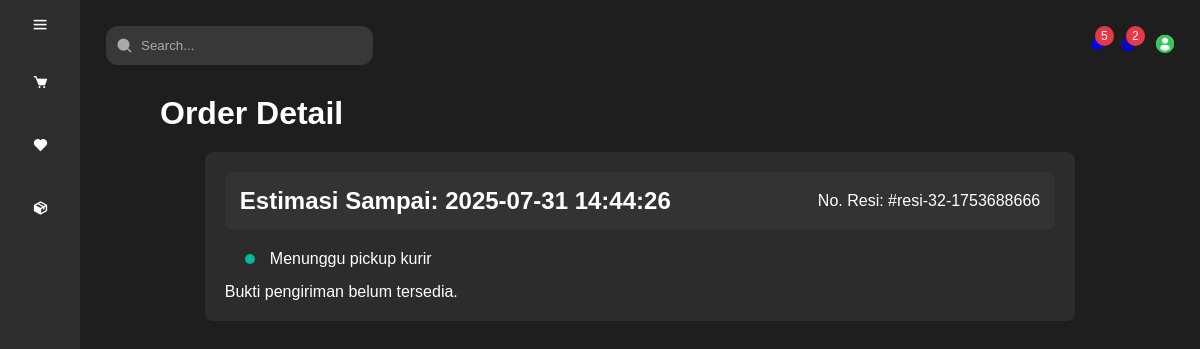
Screenshot of /pelanggan/myorder_detail.php?order_id=32 (signed in) with the database file from the repository.
### tables this page shows
CREATE TABLE `pengiriman` (
  `idPengiriman` int(11) NOT NULL,
  `order_id` int(11) NOT NULL,
  `id_kurir` int(11) NOT NULL,
  `status` enum('pending','completed','canceled','processing','shipped','delivered') NOT NULL,
  `waktuAwal_kirim` datetime NOT NULL,
  `live_location_item` text NOT NULL,
  `estimasi_sampai` datetime NOT NULL,
  `no_resi` varchar(50) NOT NULL
);

### pelanggan/myorder_detail.php (the view, shortened to what this page needs)
<?php
$conn = new mysqli('localhost', 'root', '', 'gear4play_shop');
$order_id = intval($_GET['order_id']);
$stmt = $conn->prepare("
    SELECT p.*, b.proof_image, b.proof_text
    FROM pengiriman p
    LEFT JOIN buktipengiriman b ON p.idPengiriman = b.idPengiriman
    WHERE p.order_id = ?
");
$stmt->bind_param("i", $order_id);
$stmt->execute();
$pengiriman_result = $stmt->get_result();
if ($pengiriman_result->num_rows > 0) {
    $pengiriman_data = $pengiriman_result->fetch_assoc();
} else {
    die("Error: No data found for the provided order ID.");
}
?>
<!DOCTYPE html>
<html lang="en">
<head>
    <link rel="stylesheet" href="../assets/style.css">
    <link rel="stylesheet" href="../assets/sidebar.css">
    <link href='https://unpkg.com/boxicons@2.1.4/css/boxicons.min.css' rel='stylesheet'>
    <link rel="stylesheet" href="https://cdnjs.cloudflare.com/ajax/libs/font-awesome/6.4.2/css/all.min.css" />
</head>
<body>
    <div class="container">
        <aside class="sidebar">
            <a href="/Gear4Play_Shop/<?= htmlspecialchars($home_page) ?>"><img src="../assets/images/Logo.png" alt="Gear4Play_Shop Logo" class="logo"></a>
            <i class="bx bx-menu" id="btn_menu"></i>
            <nav class="content-sidebar">
                <ul>
                    <li class="<?= ($current_page == 'pelanggan.php') ? 'active' : ''; ?>">
                        <a href="pelanggan.php">
                            <i class="bx bxs-cart"></i>
                        </a>
                    </li>
                    <li class="<?= ($current_page == 'wishlist.php') ? 'active' : ''; ?>">
                        <a href="wishlist.php">
                            <i class="bx bxs-heart"></i>
                        </a>
                    </li>
                    <li class="<?= ($current_page == 'myorder_detail.php') ? 'active' : ''; ?>">
                        <a href="myorder.php">
                            <i class="bx bxs-package"></i>
                        </a>
                    </li>
                </ul>
            </nav>
        </aside>
        <main class="main-content">
            <header class="header">
                <div class="search-container">
                    <input type="text" placeholder="Search..." class="search_bar">
                </div>
                <div class="user-area">
                    <?php if (isset($_SESSION['user_id'])): ?>
                        <div class="icons">
                            <a href="notifications.php" aria-label="Notifications">
                                <i class='bx bxs-bell'></i>
                                <span class="badge">5</span>
                            </a>
                            <a href="cart.php" aria-label="Cart">
                                <i class='bx bxs-basket'></i>
                                <span class="badge">2</span>
                            </a>
                        </div>
                        <div class="profile-container">
                            <img src="../assets/images/Icon_Akun.svg" alt="User Profile" class="profile" id="profile-btn">
                        </div>
                    <?php else: ?>
                        <a href="login.php" class="login-btn" aria-label="Login or Signup">Login/Signup</a>
                    <?php endif; ?>
                </div>
            </header>
            <h1 style="color: white; margin-top: 20px; margin-left: 8vh;">Order Detail</h1>
            <div class="container-kurir">
                <div class="header-kurir">
                    <h2 style="color:white">Estimasi Sampai: <?= htmlspecialchars($pengiriman_data['estimasi_sampai']) ?></h2>
                    <p style="color:white">No. Resi: #<?= htmlspecialchars($pengiriman_data['no_resi'] ?? 'N/A') ?></p>
                </div>
                <div class="timeline">
                    <?php
                    $live_locations = explode(", ", $pengiriman_data['live_location_item']);
                    foreach ($live_locations as $index => $location) {
                        echo '<div class="timeline-item">';
                        echo '<div class="dot"></div>';
                        echo '<p><strong>' .  '</strong> ' . htmlspecialchars($location) . '</p>';
                        echo '</div>';
                    }
                    ?>
                </div>
                <?php if (!empty($pengiriman_data['proof_image'])): ?>
                    <div class="bukti-pengiriman">
                        <p>Bukti Pengiriman:</p>
                        <a href="../uploads/<?= htmlspecialchars($pengiriman_data['proof_image']) ?>" target="_blank">
                            <img src="../uploads/<?= htmlspecialchars($pengiriman_data['proof_image']) ?>" alt="Proof Image" style="max-width: 100%; height: auto;">
                        </a>
                    </div>
                <?php else: ?>
                    <p style="color:white; margin-top:15px">Bukti pengiriman belum tersedia.</p>
                <?php endif; ?>
            </div>
        </main>
    </div>
</body>

### assets/style.css (style rules this page uses)
body { margin: 0; font-family: Arial, sans-serif; display: flex; flex-direction: column; }
.container { position: relative; display: flex; flex-wrap: wrap; min-height: 100vh; }
.header { display: flex; justify-content: space-between; padding: 10px; background: none; width: 100%; box-sizing: border-box; }
.search-container { position: relative; width: 25%; }
.search-container .search_bar { width: 100%; padding: 12px 12px 12px 35px; border-radius: 12px; background-color: #383838; color: #fff; border: none; }
.search-container .search_bar::placeholder { color: #aaa; }
.user-area { display: flex; align-items: center; gap: 20px; }
.icons { display: flex; align-items: center; gap: 15px; }
.badge { background-color: #e63946; color: white; border-radius: 50%; font-size: 12px; padding: 3px 6px; position: absolute; margin-left: -10px; margin-top: -10px; }

### assets/sidebar.css (style rules this page uses)
* { margin: 0; padding: 0; box-sizing: border-box; }
.sidebar { position: fixed; top: 0; left: 0; height: 100vh; width: 80px; background-color: #2D2D2D; padding: 0.4rem 0.8rem; transition: all 0.5s ease; z-index: 1000; text-wrap: nowrap; }
.sidebar #btn_menu { position: absolute; color: #fff; top: 0; left: 50%; font-size: 1.2rem; line-height: 50px; transform: translateX(-50%); cursor: pointer; }
.sidebar ul li { position: relative; list-style-type: none; height: 50px; width: 90%; margin: 0.8rem auto; line-height: 5px; text-wrap: nowrap; }
.content-sidebar { margin-top: 30px; }
.sidebar ul li a { color: #fff; display: flex; align-items: center; text-decoration: none; border-radius: 0.8rem; font-family: "Quicksand", serif; font-weight: 900; }
.sidebar ul li a i { min-width: 50px; text-align: center; height: 50px; border-radius: 12px; line-height: 50px; }
.main-content { position: relative; background-color: #1E1E1E; min-height: 100vh; top: 0; left: 80px; transition: all 0.5s ease; width: calc(100% - 80px); padding: 1rem; }

### pelanggan/myorder_detail.php (style rules this page uses)
.container-kurir { width: 80%; margin: 20px auto; padding: 20px; background-color: #2c2c2c; border-radius: 8px; }
.header-kurir { display: flex; justify-content: space-between; align-items: center; background-color: #333; padding: 15px; border-radius: 8px; }
.timeline { margin-top: 20px; padding: 0 20px; color: white; }
.timeline-item { display: flex; align-items: center; margin-bottom: 15px; }
.timeline-item:last-child { margin-bottom: 0; }
.dot { width: 10px; height: 10px; background-color: #00b894; border-radius: 50%; margin-right: 15px; }

### rows the page displays
pengiriman: estimasi_sampai "2025-07-31 14:44:26", no_resi "resi-32-1753688666", live_location_item "Menunggu pickup kurir"
